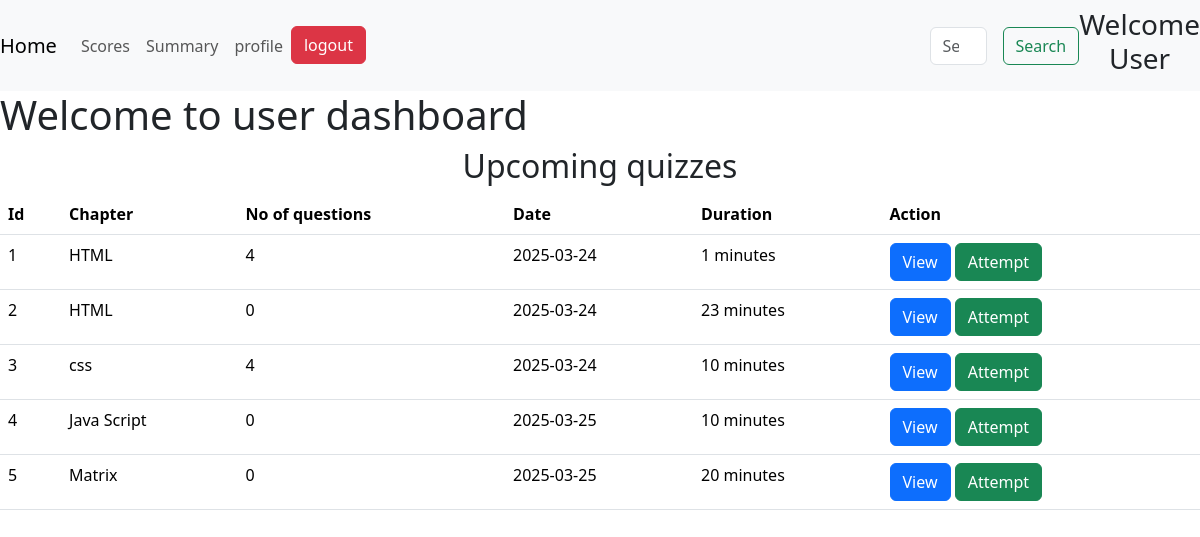
/user_dashboard, run on an earlier commit of the app's database.
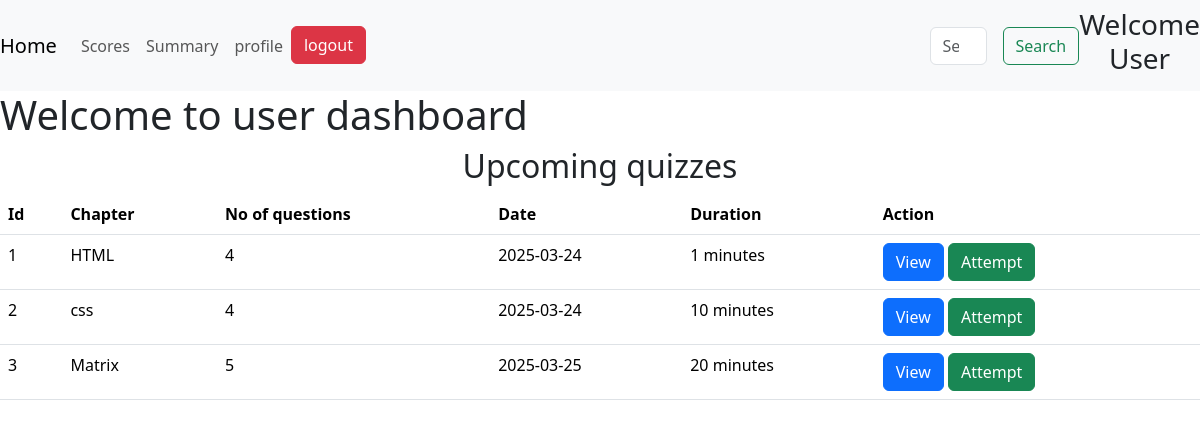
And on a later commit of the database.
### models.py (models this page shows)
class Quiz(db.Model):
    id =db.Column(db.Integer, primary_key=True, autoincrement=True)
    chapter_id=db.Column(db.Integer, db.ForeignKey('chapter.id', name='FK_quiz_chapter_id'), nullable=False)
    date_of_quiz=db.Column(db.Date, nullable=False)
    time_duration= db.Column(db.Integer, nullable=False)
    no_of_questions=db.Column(db.Integer, nullable=True)
    notes=db.Column(db.String(50), nullable=True)
    questions=db.relationship('Question', backref='quiz', lazy=True)
    score=db.relationship('Scores', backref='quiz', lazy=True)

class Chapter(db.Model):
    id =db.Column(db.Integer, primary_key=True, autoincrement=True)
    subject_id=db.Column(db.Integer, db.ForeignKey('subject.id', name='FK_chapter_subject_id'), nullable=False)
    name=db.Column(db.String(50), nullable=False)
    description=db.Column(db.String(100), nullable=True)
    quizs=db.relationship('Quiz', backref='chapter', lazy=True)

### routes.py (the view)
@app.route('/user_dashboard', methods=['GET','POST'])
def user_dashboard():
    quizzes= Quiz.query.all()
    quiz_data = []
    for quiz in quizzes:
        chapter= Chapter.query.get(quiz.chapter_id)
        question_count = Question.query.filter_by(quiz_id=quiz.id).count()
        quiz_data.append((quiz,chapter, question_count))
    return render_template('user_dashboard.html', quizzes=quiz_data)

### templates/user_dashboard.html (shortened to what this page needs)
<!DOCTYPE html>
<html lang="en">
<head>
    <link href="https://cdn.jsdelivr.net/npm/bootstrap@5.3.2/dist/css/bootstrap.min.css" rel="stylesheet">
    <link rel="stylesheet" href="https://cdnjs.cloudflare.com/ajax/libs/aos/2.3.4/aos.css">
    <link rel="stylesheet" href="https://cdnjs.cloudflare.com/ajax/libs/font-awesome/6.7.2/css/all.min.css">
    <link href="https://cdn.jsdelivr.net/npm/bootstrap@5.3.3/dist/css/bootstrap.min.css" rel="stylesheet">
</head>
<body>
    <nav class="navbar navbar-expand-lg navbar-light bg-light">
        <a class="navbar-brand" href="/user_dashboard">Home</a>
        <div class="collapse navbar-collapse" id="navbarSupportedContent">
          <ul class="navbar-nav mr-auto">
            <li class="nav-item">
              <a class="nav-link" href="{{ url_for('user_scores') }}">Scores</a>
            </li>
            <li class="nav-item">
              <a class="nav-link " href="{{ url_for('user_summary') }}">Summary</a>
            </li>
            <li class="nav-item">
                <a href="{{ url_for('profile') }}" class="nav-link">profile</a>
            </li>
            <li class="nav-item">
                <a href="/login" class="btn btn-danger">logout</a>
            </li>
          </ul>
          <form class="form-inline my-2 my-lg-0" style="display: flex; margin-left:50%">
            <input class="form-control mr-sm-2" type="search" placeholder="Search" aria-label="Search">
            <button class="btn btn-outline-success my-2 my-sm-0" type="submit" style="margin-left: 1rem;">Search</button>
          </form>
          <div>
            <h3 style="text-align: center;">Welcome User</h3>
          </div>
        </div>
      </nav>
      <h1>Welcome to user dashboard</h1>
{% if not quizzes %}
<h2 style="text-align: center;">No Upcoming quizzes</h2>
{% else %}
    <div>
    <h2 style="text-align:center">Upcoming quizzes</h2>
    <table class="table">
        <thead class="thead-dark">
            <tr>
                <th>Id</th>
                <th>Chapter</th>
                <th>No of questions</th>
                <th>Date</th>
                <th>Duration</th>
                <th>Action</th>
            </tr>
        </thead>
        <tbody>
            {% for quiz,chapter, question_count in quizzes %}
            <tr>
                <td>{{ loop.index }}</td>
                <td>{{ chapter.name }}</td>
                <td>{{ question_count }}</td>
                <td>{{ quiz.date_of_quiz.strftime('%Y-%m-%d') }}</td>
                <td>{{ quiz.time_duration }} minutes</td>
                <td>
                    <a href="{{ url_for('quiz_details', quiz_id=quiz.id) }}" class="btn btn-primary">View</a>
                    <a href="{{ url_for('quiz_attempt', quiz_id=quiz.id, question_num= 1) }}" class="btn btn-success">Attempt</a>
                </td>
            </tr>
            {% endfor %}
        </tbody>
    </table>
</div>
{% endif %}
</body>
</html>

What changed in the data, as far as the page shows it:
removed Quiz: name "HTML", no_of_questions "0", date_of_quiz "2025-03-24", time_duration "23"
removed Quiz: name "Java Script", no_of_questions "0", date_of_quiz "2025-03-25", time_duration "10"
changed Quiz "Matrix": no_of_questions "0" → "5"
